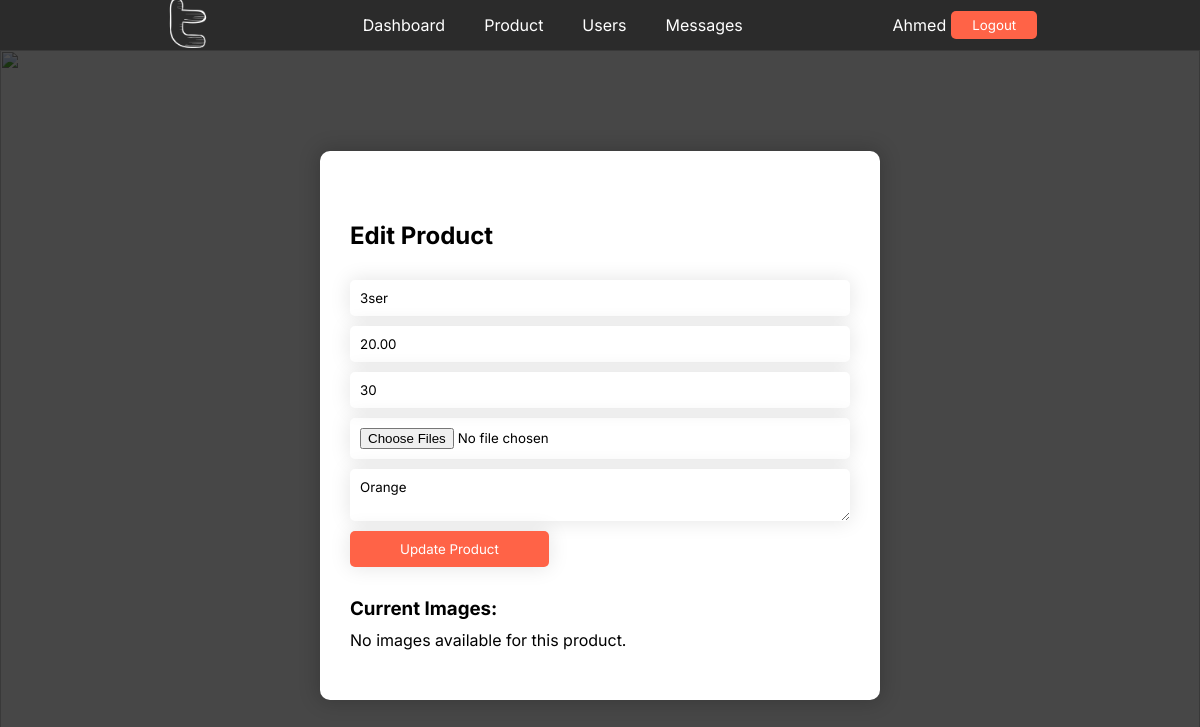
Page /admin/editproduct.php?id=3 (signed in) on the committed database.
### tables this page shows
CREATE TABLE `products` (
  `id` int(11) NOT NULL,
  `name` varchar(150) NOT NULL,
  `description` text DEFAULT NULL,
  `price` decimal(10,2) NOT NULL,
  `stock_quantity` int(11) DEFAULT 0,
  `created_at` datetime DEFAULT current_timestamp()
);

### admin/editproduct.php (the view, shortened to what this page needs)
<?php
require '../conn.php';
if (isset($_SESSION)) {
    if (isset($_SESSION['active'])) {
        if ($_SESSION['active']['role'] !== "admin") {
            header("location: notfound.php");
            exit;
        } else {
            $productId = $_GET['id'];
            $productQuery = mysqli_query($conn, "SELECT * FROM products WHERE id = $productId");
            $product = mysqli_fetch_assoc($productQuery);
            $images = [];
?>
            <!DOCTYPE html>
            <html lang="en">
            <head>
                <link rel="stylesheet" href="css/main.css">
                <link rel="stylesheet" href="css/nav.css">
                <link rel="stylesheet" href="css/dashboard.css">
            </head>
            <body>
                <?php include 'nav.php'; ?>
                <div id="dashboard-container">
                    <div class="layer">
                        <form method="post" enctype="multipart/form-data">
                            <h2>Edit Product</h2>
                            <input type="text" name="productname" value="<?= $product['name'] ?>" placeholder="Product Name">
                            <input type="text" name="productprice" value="<?= $product['price'] ?>" placeholder="Product Price">
                            <input type="text" name="productquantity" value="<?= $product['stock_quantity'] ?>" placeholder="Product Quantity">
                            <input type="file" name="images[]" multiple>
                            <textarea name="productdescription" placeholder="Product Description"><?= $product['description'] ?></textarea>
                            <input type="submit" value="Update Product" name="updateproduct">
                            <h3 style="margin-top:20px;">Current Images:</h3>
                            <div class="product-images">
                                <?php
                                if (count($images) > 0) {
                                    foreach ($images as $src) { ?>
                                        <img src="<?= $src ?>" alt="<?= $product['name'] ?>">
                                <?php }
                                } else {
                                    echo "<p>No images available for this product.</p>";
                                }
                                ?>
                            </div>
                        </form>
                    </div>
                </div>
            </body>
            </html>
<?php
        }
    } else {
        header('location: notfound.php');
        exit;
    }
}
?>

### admin/css/main.css (style rules this page uses)
* { padding: 0; margin: 0; box-sizing: border-box; font-family: "Inter", sans-serif; }
html { scroll-behavior: smooth; }

### admin/css/dashboard.css (style rules this page uses)
#dashboard-container { width: 100%; min-height: calc(100vh - 50px); display: flex; flex-direction: column; justify-content: center; align-items: center; gap: 30px; margin: 50px 0 0 0; background-color: #eee; position: relative; }
#dashboard-container .layer form { max-width: 700px; padding: 50px 30px; border-radius: 10px; background-color: #fff; box-shadow: 0 0 20px 2px rgba(0, 0, 0, 0.2); display: flex; flex-direction: column; justify-content: center; gap: 10px; align-items: flex-start; }
#dashboard-container .layer form h2 { align-self: start; margin: 20px 0; }
#dashboard-container .layer form input, #dashboard-container .layer form textarea { width: 500px; padding: 10px; border: none; outline: none; transition: 0.5s; border-radius: 5px; box-shadow: 0 0 20px 1px rgba(0, 0, 0, 0.1); }
#dashboard-container .layer form [type="submit"] { width: auto; padding: 10px 50px; align-self: flex-start; color: #fff; background-color: tomato; }
#dashboard-container .layer form .product-images { width: 100%; display: flex; justify-content: flex-start; align-items: center; gap: 5px; }
#dashboard-container .layer { width: 100%; min-height: calc(100vh - 50px); position: absolute; top: 0; left: 0; background-color: rgba(0, 0, 0, 0.7); display: flex; justify-content: center; align-items: center; }

### rows in the picture
products: productname "3ser", productprice "20.00", productquantity "30", productdescription "Orange"

### other values in the picture
$_SESSION['active']['name'] "Ahmed"
